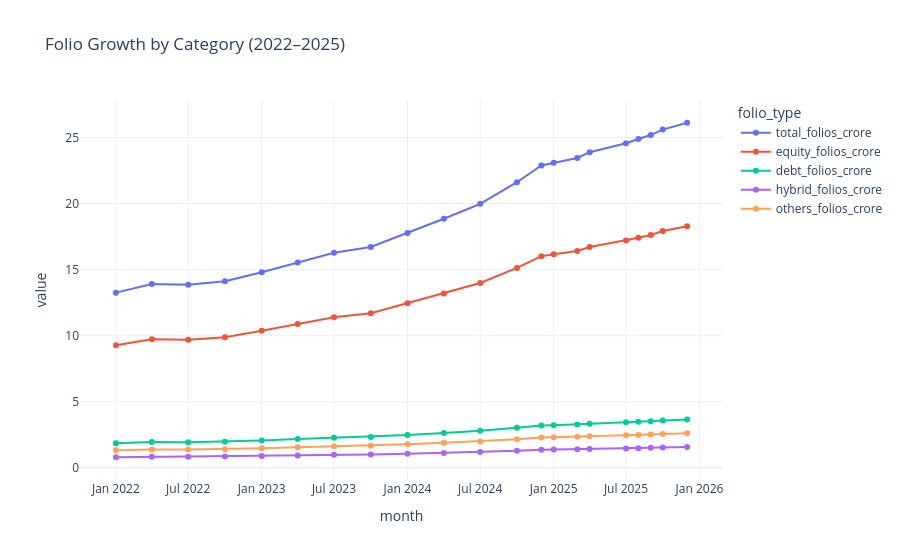

This figure's notebook cell:
### Markdown cell above
## **Folio Count Growth: Line Chart From 13.26 Cr (Jan 2022) To 26.12 Cr (Dec 2025). Mark Key Milestones.**

### Code cell
import plotly.express as px

fig = px.line(
    df_melt,
    x="month",
    y="value",
    color="folio_type",
    title="Folio Growth by Category (2022–2025)",
    markers=True
)

fig.update_layout(template="plotly_white")

### Figure 1 — Plotly figure (JSON) as saved in the notebook; plotly's stock layout.template omitted (floating-point values rounded to 4 significant figures)
{"data": [{"hovertemplate": "folio_type=total_folios_crore<br>month=%{x}<br>value=%{y}<extra></extra>", "legendgroup": "total_folios_crore", "line": {"color": "#636efa", "dash": "solid"}, "marker": {"symbol": "circle"}, "mode": "lines+markers", "name": "total_folios_crore", "orientation": "v", "showlegend": true, "type": "scatter", "x": ["2022-01", "2022-04", "2022-07", "2022-10", "2023-01", "2023-04", "2023-07", "2023-10", "2024-01", "2024-04", "2024-07", "2024-10", "2024-12", "2025-01", "2025-03", "2025-04", "2025-07", "2025-08", "2025-09", "2025-10", "2025-12"], "xaxis": "x", "y": [13.26, 13.91, 13.85, 14.12, 14.81, 15.54, 16.28, 16.72, 17.78, 18.85, 19.98, 21.62, 22.89, 23.1, 23.45, 23.89, 24.57, 24.89, 25.19, 25.6, 26.12], "yaxis": "y"}, {"hovertemplate": "folio_type=equity_folios_crore<br>month=%{x}<br>value=%{y}<extra></extra>", "legendgroup": "equity_folios_crore", "line": {"color": "#EF553B", "dash": "solid"}, "marker": {"symbol": "circle"}, "mode": "lines+markers", "name": "equity_folios_crore", "orientation": "v", "showlegend": true, "type": "scatter", "x": ["2022-01", "2022-04", "2022-07", "2022-10", "2023-01", "2023-04", "2023-07", "2023-10", "2024-01", "2024-04", "2024-07", "2024-10", "2024-12", "2025-01", "2025-03", "2025-04", "2025-07", "2025-08", "2025-09", "2025-10", "2025-12"], "xaxis": "x", "y": [9.28, 9.74, 9.69, 9.88, 10.37, 10.88, 11.4, 11.7, 12.45, 13.2, 13.99, 15.13, 16.02, 16.17, 16.42, 16.72, 17.2, 17.42, 17.63, 17.92, 18.28], "yaxis": "y"}, {"hovertemplate": "folio_type=debt_folios_crore<br>month=%{x}<br>value=%{y}<extra></extra>", "legendgroup": "debt_folios_crore", "line": {"color": "#00cc96", "dash": "solid"}, "marker": {"symbol": "circle"}, "mode": "lines+markers", "name": "debt_folios_crore", "orientation": "v", "showlegend": true, "type": "scatter", "x": ["2022-01", "2022-04", "2022-07", "2022-10", "2023-01", "2023-04", "2023-07", "2023-10", "2024-01", "2024-04", "2024-07", "2024-10", "2024-12", "2025-01", "2025-03", "2025-04", "2025-07", "2025-08", "2025-09", "2025-10", "2025-12"], "xaxis": "x", "y": [1.86, 1.95, 1.94, 1.98, 2.07, 2.18, 2.28, 2.34, 2.49, 2.64, 2.8, 3.03, 3.2, 3.23, 3.28, 3.34, 3.44, 3.48, 3.53, 3.58, 3.66], "yaxis": "y"}, {"hovertemplate": "folio_type=hybrid_folios_crore<br>month=%{x}<br>value=%{y}<extra></extra>", "legendgroup": "hybrid_folios_crore", "line": {"color": "#ab63fa", "dash": "solid"}, "marker": {"symbol": "circle"}, "mode": "lines+markers", "name": "hybrid_folios_crore", "orientation": "v", "showlegend": true, "type": "scatter", "x": ["2022-01", "2022-04", "2022-07", "2022-10", "2023-01", "2023-04", "2023-07", "2023-10", "2024-01", "2024-04", "2024-07", "2024-10", "2024-12", "2025-01", "2025-03", "2025-04", "2025-07", "2025-08", "2025-09", "2025-10", "2025-12"], "xaxis": "x", "y": [0.8, 0.83, 0.83, 0.85, 0.89, 0.93, 0.98, 1.0, 1.07, 1.13, 1.2, 1.3, 1.37, 1.39, 1.41, 1.43, 1.47, 1.49, 1.51, 1.54, 1.57], "yaxis": "y"}, {"hovertemplate": "folio_type=others_folios_crore<br>month=%{x}<br>value=%{y}<extra></extra>", "legendgroup": "others_folios_crore", "line": {"color": "#FFA15A", "dash": "solid"}, "marker": {"symbol": "circle"}, "mode": "lines+markers", "name": "others_folios_crore", "orientation": "v", "showlegend": true, "type": "scatter", "x": ["2022-01", "2022-04", "2022-07", "2022-10", "2023-01", "2023-04", "2023-07", "2023-10", "2024-01", "2024-04", "2024-07", "2024-10", "2024-12", "2025-01", "2025-03", "2025-04", "2025-07", "2025-08", "2025-09", "2025-10", "2025-12"], "xaxis": "x", "y": [1.33, 1.39, 1.38, 1.41, 1.48, 1.55, 1.63, 1.67, 1.78, 1.89, 2.0, 2.16, 2.29, 2.31, 2.35, 2.39, 2.46, 2.49, 2.52, 2.56, 2.61], "yaxis": "y"}], "layout": {"legend": {"title": {"text": "folio_type"}, "tracegroupgap": 0}, "title": {"text": "Folio Growth by Category (2022–2025)"}, "xaxis": {"anchor": "y", "domain": [0, 1], "title": {"text": "month"}}, "yaxis": {"anchor": "x", "domain": [0, 1], "title": {"text": "value"}}}}
